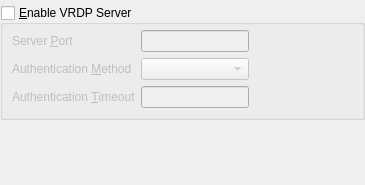
<ui version="4.0" >
 <comment>
 VBox frontends: Qt4 GUI ("VirtualBox"):

 Copyright (C) 2008 Sun Microsystems, Inc.

 This file is part of VirtualBox Open Source Edition (OSE), as
 available from http://www.virtualbox.org. This file is free software;
 you can redistribute it and/or modify it under the terms of the GNU
 General Public License (GPL) as published by the Free Software
 Foundation, in version 2 as it comes in the "COPYING" file of the
 VirtualBox OSE distribution. VirtualBox OSE is distributed in the
 hope that it will be useful, but WITHOUT ANY WARRANTY of any kind.

 Please contact Sun Microsystems, Inc., 4150 Network Circle, Santa
 Clara, CA 95054 USA or visit http://www.sun.com if you need
 additional information or have any questions.
 </comment>
 <class>VBoxVMSettingsVRDP</class>
 <widget class="QWidget" name="VBoxVMSettingsVRDP" >
  <property name="geometry" >
   <rect>
    <x>0</x>
    <y>0</y>
    <width>365</width>
    <height>185</height>
   </rect>
  </property>
  <layout class="QVBoxLayout" >
   <property name="leftMargin" >
    <number>0</number>
   </property>
   <property name="topMargin" >
    <number>5</number>
   </property>
   <property name="rightMargin" >
    <number>0</number>
   </property>
   <property name="bottomMargin" >
    <number>5</number>
   </property>
   <item>
    <widget class="QGroupBox" name="mGbVRDP" >
     <property name="whatsThis" >
      <string>When checked, the VM will act as a Remote Desktop Protocol (RDP) server, allowing remote clients to connect and operate the VM (when it is running) using a standard RDP client.</string>
     </property>
     <property name="title" >
      <string>&amp;Enable VRDP Server</string>
     </property>
     <property name="checkable" >
      <bool>true</bool>
     </property>
     <property name="checked" >
      <bool>false</bool>
     </property>
     <layout class="QGridLayout" >
      <property name="topMargin" >
       <number>5</number>
      </property>
      <item row="0" column="0" >
       <widget class="QLabel" name="mLbVRDPPort" >
        <property name="text" >
         <string>Server &amp;Port</string>
        </property>
        <property name="buddy" >
         <cstring>mLeVRDPPort</cstring>
        </property>
       </widget>
      </item>
      <item row="0" column="1" >
       <widget class="QLineEdit" name="mLeVRDPPort" >
        <property name="whatsThis" >
         <string>Displays the VRDP Server port number. You may specify &lt;tt>0&lt;/tt> (zero) to reset the port to the default value.</string>
        </property>
       </widget>
      </item>
      <item row="0" column="2" >
       <spacer>
        <property name="orientation" >
         <enum>Qt::Horizontal</enum>
        </property>
        <property name="sizeHint" >
         <size>
          <width>0</width>
          <height>20</height>
         </size>
        </property>
       </spacer>
      </item>
      <item row="1" column="0" >
       <widget class="QLabel" name="mLbVRDPMethod" >
        <property name="text" >
         <string>Authentication &amp;Method</string>
        </property>
        <property name="buddy" >
         <cstring>mCbVRDPMethod</cstring>
        </property>
       </widget>
      </item>
      <item row="1" column="1" >
       <widget class="QComboBox" name="mCbVRDPMethod" >
        <property name="whatsThis" >
         <string>Defines the VRDP authentication method.</string>
        </property>
       </widget>
      </item>
      <item row="1" column="2" >
       <spacer>
        <property name="orientation" >
         <enum>Qt::Horizontal</enum>
        </property>
        <property name="sizeHint" >
         <size>
          <width>0</width>
          <height>20</height>
         </size>
        </property>
       </spacer>
      </item>
      <item row="2" column="0" >
       <widget class="QLabel" name="mLbVRDPTimeout" >
        <property name="text" >
         <string>Authentication &amp;Timeout</string>
        </property>
        <property name="buddy" >
         <cstring>mLeVRDPTimeout</cstring>
        </property>
       </widget>
      </item>
      <item row="2" column="1" >
       <widget class="QLineEdit" name="mLeVRDPTimeout" >
        <property name="whatsThis" >
         <string>Specifies the timeout for guest authentication, in milliseconds.</string>
        </property>
       </widget>
      </item>
      <item row="2" column="2" >
       <spacer>
        <property name="orientation" >
         <enum>Qt::Horizontal</enum>
        </property>
        <property name="sizeHint" >
         <size>
          <width>0</width>
          <height>20</height>
         </size>
        </property>
       </spacer>
      </item>
     </layout>
    </widget>
   </item>
   <item>
    <spacer>
     <property name="orientation" >
      <enum>Qt::Vertical</enum>
     </property>
     <property name="sizeHint" >
      <size>
       <width>20</width>
       <height>0</height>
      </size>
     </property>
    </spacer>
   </item>
  </layout>
 </widget>
 <resources/>
 <connections/>
</ui>
